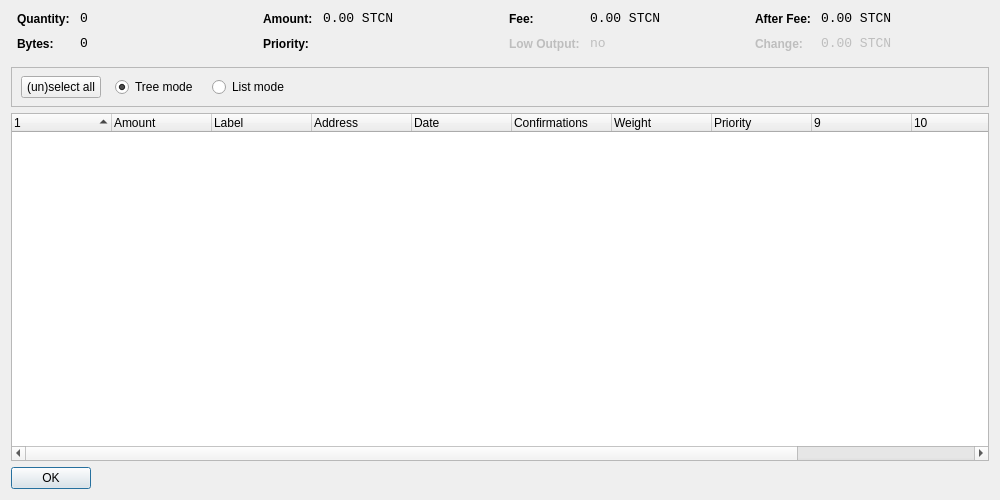
<?xml version="1.0" encoding="UTF-8"?>
<ui version="4.0">
 <class>CoinControlDialog</class>
 <widget class="QWidget" name="CoinControlDialog">
  <property name="geometry">
   <rect>
    <x>0</x>
    <y>0</y>
    <width>1000</width>
    <height>500</height>
   </rect>
  </property>
  <property name="windowTitle">
   <string>Coin Control</string>
  </property>
  <layout class="QVBoxLayout" name="verticalLayout">
   <item>
    <layout class="QHBoxLayout" name="horizontalLayoutTop" stretch="0,0,0,0">
     <property name="topMargin">
      <number>0</number>
     </property>
     <property name="bottomMargin">
      <number>10</number>
     </property>
     <item>
      <layout class="QFormLayout" name="formLayoutCoinControl1">
       <property name="horizontalSpacing">
        <number>10</number>
       </property>
       <property name="verticalSpacing">
        <number>10</number>
       </property>
       <property name="leftMargin">
        <number>6</number>
       </property>
       <property name="rightMargin">
        <number>6</number>
       </property>
       <item row="0" column="0">
        <widget class="QLabel" name="labelCoinControlQuantityText">
         <property name="styleSheet">
          <string notr="true">font-weight:bold;</string>
         </property>
         <property name="text">
          <string>Quantity:</string>
         </property>
        </widget>
       </item>
       <item row="0" column="1">
        <widget class="QLabel" name="labelCoinControlQuantity">
         <property name="font">
          <font>
           <family>Monospace</family>
           <pointsize>10</pointsize>
          </font>
         </property>
         <property name="cursor">
          <cursorShape>IBeamCursor</cursorShape>
         </property>
         <property name="contextMenuPolicy">
          <enum>Qt::ActionsContextMenu</enum>
         </property>
         <property name="text">
          <string notr="true">0</string>
         </property>
         <property name="textInteractionFlags">
          <set>Qt::LinksAccessibleByMouse|Qt::TextSelectableByKeyboard|Qt::TextSelectableByMouse</set>
         </property>
        </widget>
       </item>
       <item row="1" column="0">
        <widget class="QLabel" name="labelCoinControlBytesText">
         <property name="styleSheet">
          <string notr="true">font-weight:bold;</string>
         </property>
         <property name="text">
          <string>Bytes:</string>
         </property>
        </widget>
       </item>
       <item row="1" column="1">
        <widget class="QLabel" name="labelCoinControlBytes">
         <property name="font">
          <font>
           <family>Monospace</family>
           <pointsize>10</pointsize>
          </font>
         </property>
         <property name="cursor">
          <cursorShape>IBeamCursor</cursorShape>
         </property>
         <property name="contextMenuPolicy">
          <enum>Qt::ActionsContextMenu</enum>
         </property>
         <property name="text">
          <string notr="true">0</string>
         </property>
         <property name="textInteractionFlags">
          <set>Qt::LinksAccessibleByMouse|Qt::TextSelectableByKeyboard|Qt::TextSelectableByMouse</set>
         </property>
        </widget>
       </item>
      </layout>
     </item>
     <item>
      <layout class="QFormLayout" name="formLayoutCoinControl2">
       <property name="horizontalSpacing">
        <number>10</number>
       </property>
       <property name="verticalSpacing">
        <number>10</number>
       </property>
       <property name="leftMargin">
        <number>6</number>
       </property>
       <property name="rightMargin">
        <number>6</number>
       </property>
       <item row="0" column="0">
        <widget class="QLabel" name="labelCoinControlAmountText">
         <property name="styleSheet">
          <string notr="true">font-weight:bold;</string>
         </property>
         <property name="text">
          <string>Amount:</string>
         </property>
        </widget>
       </item>
       <item row="0" column="1">
        <widget class="QLabel" name="labelCoinControlAmount">
         <property name="font">
          <font>
           <family>Monospace</family>
           <pointsize>10</pointsize>
          </font>
         </property>
         <property name="cursor">
          <cursorShape>IBeamCursor</cursorShape>
         </property>
         <property name="contextMenuPolicy">
          <enum>Qt::ActionsContextMenu</enum>
         </property>
         <property name="text">
          <string notr="true">0.00 STCN</string>
         </property>
         <property name="textInteractionFlags">
          <set>Qt::LinksAccessibleByMouse|Qt::TextSelectableByKeyboard|Qt::TextSelectableByMouse</set>
         </property>
        </widget>
       </item>
       <item row="1" column="0">
        <widget class="QLabel" name="labelCoinControlPriorityText">
         <property name="styleSheet">
          <string notr="true">font-weight:bold;</string>
         </property>
         <property name="text">
          <string>Priority:</string>
         </property>
        </widget>
       </item>
       <item row="1" column="1">
        <widget class="QLabel" name="labelCoinControlPriority">
         <property name="font">
          <font>
           <family>Monospace</family>
           <pointsize>10</pointsize>
          </font>
         </property>
         <property name="cursor">
          <cursorShape>IBeamCursor</cursorShape>
         </property>
         <property name="contextMenuPolicy">
          <enum>Qt::ActionsContextMenu</enum>
         </property>
         <property name="text">
          <string/>
         </property>
         <property name="textInteractionFlags">
          <set>Qt::LinksAccessibleByMouse|Qt::TextSelectableByKeyboard|Qt::TextSelectableByMouse</set>
         </property>
        </widget>
       </item>
      </layout>
     </item>
     <item>
      <layout class="QFormLayout" name="formLayoutCoinControl3">
       <property name="horizontalSpacing">
        <number>10</number>
       </property>
       <property name="verticalSpacing">
        <number>10</number>
       </property>
       <property name="leftMargin">
        <number>6</number>
       </property>
       <property name="rightMargin">
        <number>6</number>
       </property>
       <item row="0" column="0">
        <widget class="QLabel" name="labelCoinControlFeeText">
         <property name="styleSheet">
          <string notr="true">font-weight:bold;</string>
         </property>
         <property name="text">
          <string>Fee:</string>
         </property>
        </widget>
       </item>
       <item row="0" column="1">
        <widget class="QLabel" name="labelCoinControlFee">
         <property name="font">
          <font>
           <family>Monospace</family>
           <pointsize>10</pointsize>
          </font>
         </property>
         <property name="cursor">
          <cursorShape>IBeamCursor</cursorShape>
         </property>
         <property name="contextMenuPolicy">
          <enum>Qt::ActionsContextMenu</enum>
         </property>
         <property name="text">
          <string notr="true">0.00 STCN</string>
         </property>
         <property name="textInteractionFlags">
          <set>Qt::LinksAccessibleByMouse|Qt::TextSelectableByKeyboard|Qt::TextSelectableByMouse</set>
         </property>
        </widget>
       </item>
       <item row="1" column="0">
        <widget class="QLabel" name="labelCoinControlLowOutputText">
         <property name="enabled">
          <bool>false</bool>
         </property>
         <property name="styleSheet">
          <string notr="true">font-weight:bold;</string>
         </property>
         <property name="text">
          <string>Low Output:</string>
         </property>
        </widget>
       </item>
       <item row="1" column="1">
        <widget class="QLabel" name="labelCoinControlLowOutput">
         <property name="enabled">
          <bool>false</bool>
         </property>
         <property name="font">
          <font>
           <family>Monospace</family>
           <pointsize>10</pointsize>
          </font>
         </property>
         <property name="cursor">
          <cursorShape>IBeamCursor</cursorShape>
         </property>
         <property name="contextMenuPolicy">
          <enum>Qt::ActionsContextMenu</enum>
         </property>
         <property name="text">
          <string>no</string>
         </property>
         <property name="textInteractionFlags">
          <set>Qt::LinksAccessibleByMouse|Qt::TextSelectableByKeyboard|Qt::TextSelectableByMouse</set>
         </property>
        </widget>
       </item>
      </layout>
     </item>
     <item>
      <layout class="QFormLayout" name="formLayoutCoinControl4">
       <property name="horizontalSpacing">
        <number>10</number>
       </property>
       <property name="verticalSpacing">
        <number>10</number>
       </property>
       <property name="leftMargin">
        <number>6</number>
       </property>
       <property name="rightMargin">
        <number>6</number>
       </property>
       <item row="0" column="0">
        <widget class="QLabel" name="labelCoinControlAfterFeeText">
         <property name="styleSheet">
          <string notr="true">font-weight:bold;</string>
         </property>
         <property name="text">
          <string>After Fee:</string>
         </property>
        </widget>
       </item>
       <item row="0" column="1">
        <widget class="QLabel" name="labelCoinControlAfterFee">
         <property name="font">
          <font>
           <family>Monospace</family>
           <pointsize>10</pointsize>
          </font>
         </property>
         <property name="cursor">
          <cursorShape>IBeamCursor</cursorShape>
         </property>
         <property name="contextMenuPolicy">
          <enum>Qt::ActionsContextMenu</enum>
         </property>
         <property name="text">
          <string notr="true">0.00 STCN</string>
         </property>
         <property name="textInteractionFlags">
          <set>Qt::LinksAccessibleByMouse|Qt::TextSelectableByKeyboard|Qt::TextSelectableByMouse</set>
         </property>
        </widget>
       </item>
       <item row="1" column="0">
        <widget class="QLabel" name="labelCoinControlChangeText">
         <property name="enabled">
          <bool>false</bool>
         </property>
         <property name="styleSheet">
          <string notr="true">font-weight:bold;</string>
         </property>
         <property name="text">
          <string>Change:</string>
         </property>
        </widget>
       </item>
       <item row="1" column="1">
        <widget class="QLabel" name="labelCoinControlChange">
         <property name="enabled">
          <bool>false</bool>
         </property>
         <property name="font">
          <font>
           <family>Monospace</family>
           <pointsize>10</pointsize>
          </font>
         </property>
         <property name="cursor">
          <cursorShape>IBeamCursor</cursorShape>
         </property>
         <property name="contextMenuPolicy">
          <enum>Qt::ActionsContextMenu</enum>
         </property>
         <property name="text">
          <string notr="true">0.00 STCN</string>
         </property>
         <property name="textInteractionFlags">
          <set>Qt::LinksAccessibleByMouse|Qt::TextSelectableByKeyboard|Qt::TextSelectableByMouse</set>
         </property>
        </widget>
       </item>
      </layout>
     </item>
    </layout>
   </item>
   <item>
    <widget class="QFrame" name="frame">
     <property name="minimumSize">
      <size>
       <width>0</width>
       <height>40</height>
      </size>
     </property>
     <property name="frameShape">
      <enum>QFrame::StyledPanel</enum>
     </property>
     <property name="frameShadow">
      <enum>QFrame::Sunken</enum>
     </property>
     <widget class="QWidget" name="horizontalLayoutWidget">
      <property name="geometry">
       <rect>
        <x>10</x>
        <y>0</y>
        <width>781</width>
        <height>41</height>
       </rect>
      </property>
      <layout class="QHBoxLayout" name="horizontalLayoutPanel" stretch="0,0,0,0">
       <property name="spacing">
        <number>14</number>
       </property>
       <item>
        <widget class="QPushButton" name="pushButtonSelectAll">
         <property name="sizePolicy">
          <sizepolicy hsizetype="Maximum" vsizetype="Fixed">
           <horstretch>0</horstretch>
           <verstretch>0</verstretch>
          </sizepolicy>
         </property>
         <property name="text">
          <string>(un)select all</string>
         </property>
        </widget>
       </item>
       <item>
        <widget class="QRadioButton" name="radioTreeMode">
         <property name="sizePolicy">
          <sizepolicy hsizetype="Maximum" vsizetype="Fixed">
           <horstretch>0</horstretch>
           <verstretch>0</verstretch>
          </sizepolicy>
         </property>
         <property name="text">
          <string>Tree mode</string>
         </property>
         <property name="checked">
          <bool>true</bool>
         </property>
        </widget>
       </item>
       <item>
        <widget class="QRadioButton" name="radioListMode">
         <property name="sizePolicy">
          <sizepolicy hsizetype="Maximum" vsizetype="Fixed">
           <horstretch>0</horstretch>
           <verstretch>0</verstretch>
          </sizepolicy>
         </property>
         <property name="text">
          <string>List mode</string>
         </property>
        </widget>
       </item>
       <item>
        <spacer name="horizontalSpacer">
         <property name="orientation">
          <enum>Qt::Horizontal</enum>
         </property>
         <property name="sizeHint" stdset="0">
          <size>
           <width>40</width>
           <height>20</height>
          </size>
         </property>
        </spacer>
       </item>
      </layout>
     </widget>
    </widget>
   </item>
   <item>
    <widget class="CoinControlTreeWidget" name="treeWidget">
     <property name="contextMenuPolicy">
      <enum>Qt::CustomContextMenu</enum>
     </property>
     <property name="sortingEnabled">
      <bool>false</bool>
     </property>
     <property name="columnCount">
      <number>12</number>
     </property>
     <attribute name="headerShowSortIndicator" stdset="0">
      <bool>true</bool>
     </attribute>
     <attribute name="headerStretchLastSection">
      <bool>false</bool>
     </attribute>
     <column>
      <property name="text">
       <string/>
      </property>
     </column>
     <column>
      <property name="text">
       <string>Amount</string>
      </property>
     </column>
     <column>
      <property name="text">
       <string>Label</string>
      </property>
     </column>
     <column>
      <property name="text">
       <string>Address</string>
      </property>
     </column>
     <column>
      <property name="text">
       <string>Date</string>
      </property>
     </column>
     <column>
      <property name="text">
       <string>Confirmations</string>
      </property>
      <property name="toolTip">
       <string>Confirmed</string>
      </property>
     </column>
     <column>
      <property name="text">
       <string>Weight</string>
      </property>
     </column>
     <column>
      <property name="text">
       <string>Priority</string>
      </property>
     </column>
     <column>
      <property name="text">
       <string/>
      </property>
     </column>
     <column>
      <property name="text">
       <string/>
      </property>
     </column>
     <column>
      <property name="text">
       <string/>
      </property>
     </column>
     <column>
      <property name="text">
       <string/>
      </property>
     </column>
    </widget>
   </item>
   <item>
    <widget class="QDialogButtonBox" name="buttonBox">
     <property name="sizePolicy">
      <sizepolicy hsizetype="Maximum" vsizetype="Fixed">
       <horstretch>0</horstretch>
       <verstretch>0</verstretch>
      </sizepolicy>
     </property>
     <property name="orientation">
      <enum>Qt::Horizontal</enum>
     </property>
     <property name="standardButtons">
      <set>QDialogButtonBox::Ok</set>
     </property>
    </widget>
   </item>
  </layout>
 </widget>
 <customwidgets>
  <customwidget>
   <class>CoinControlTreeWidget</class>
   <extends>QTreeWidget</extends>
   <header>coincontroltreewidget.h</header>
  </customwidget>
 </customwidgets>
 <resources/>
 <connections/>
</ui>
